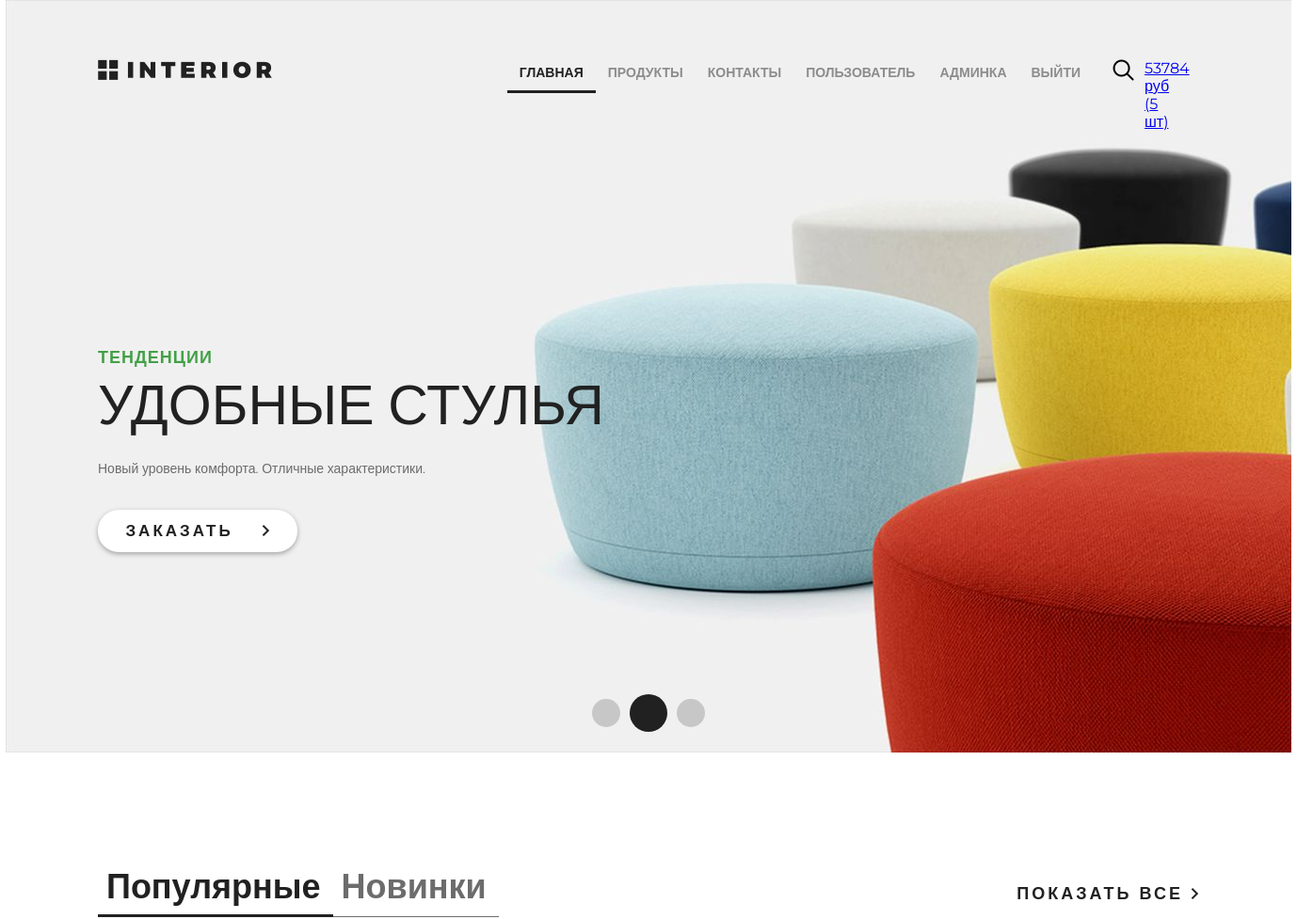
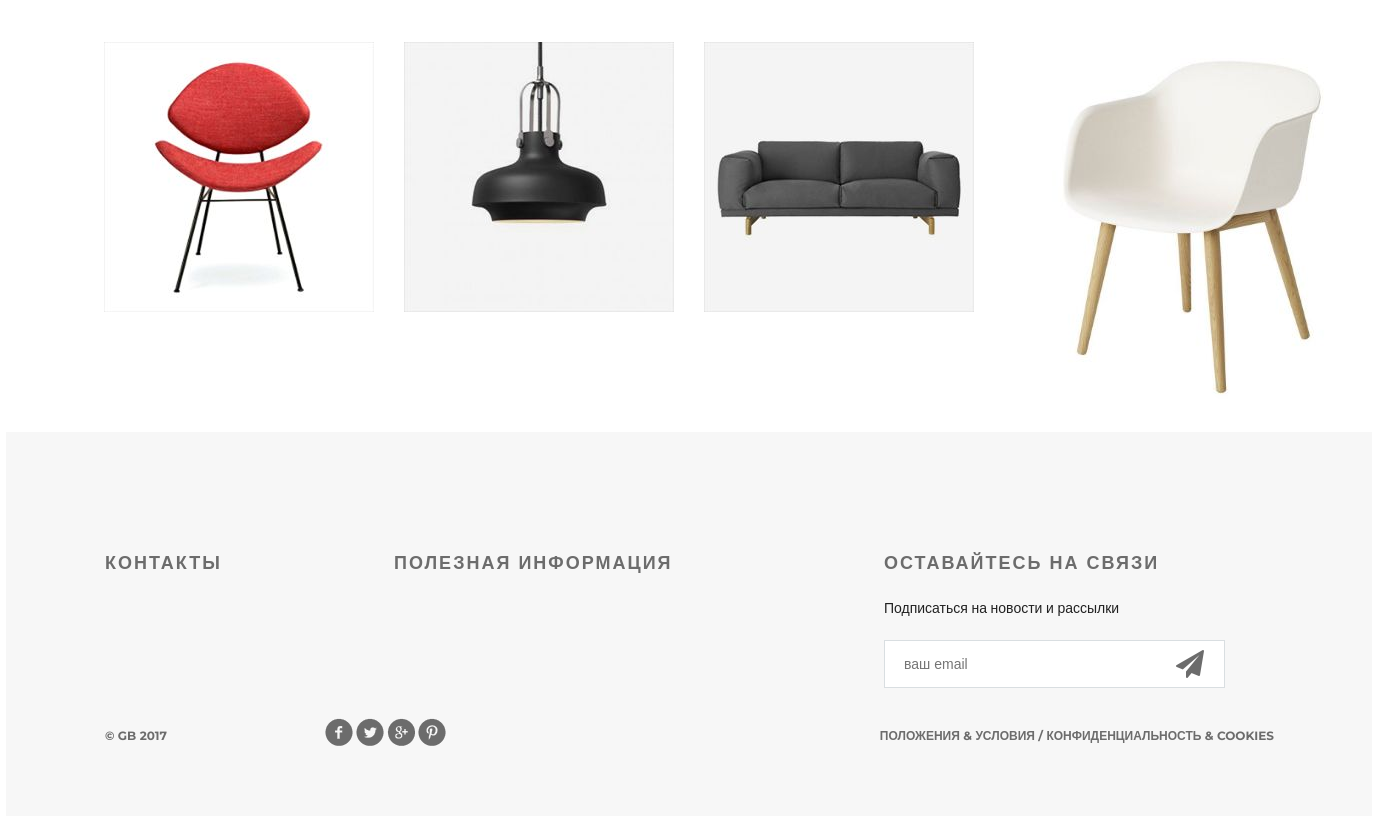
Page / (signed in) on the committed database (2 pictures, top to bottom).
### authapp/models.py (models this page shows)
class ShopUser(AbstractUser):
    avatar = models.ImageField(upload_to='users_avatars', blank=True)
    age = models.PositiveIntegerField(verbose_name='возраст', default=18)

### basketapp/models.py (models this page shows)
class Basket(models.Model):
    user = models.ForeignKey(settings.AUTH_USER_MODEL,
                             on_delete=models.CASCADE, related_name='basket')
    product = models.ForeignKey(Product, on_delete=models.CASCADE)
    quantity = models.PositiveIntegerField(
        verbose_name='количество', default=0)
    add_datetime = models.DateTimeField(
        verbose_name='время', auto_now_add=True)
    ...
    @property
    def product_cost(self):
        return self.product.price * self.quantity
    @property
    def total_quantity(self):
        _items = Basket.objects.filter(user=self.user)
        _totalquantity = sum(list(map(lambda x: x.quantity, _items)))
        return _totalquantity
    @property
    def total_cost(self):
        _items = Basket.objects.filter(user=self.user)
        _totalcost = sum(list(map(lambda x: x.product_cost, _items)))
        return _totalcost

### mainapp/models.py (models this page shows, shortened)
class Product(models.Model):
    category = models.ForeignKey(ProductCategory, on_delete=models.CASCADE)
    name = models.CharField(verbose_name='имя продукта', max_length=128)
    image = models.ImageField(upload_to='products_images', blank=True)
    short_desc = models.CharField(
        verbose_name='краткое описание продукта', max_length=60, blank=True)
    description = models.TextField(
        verbose_name='описание продукта', blank=True)
    price = models.DecimalField(
        verbose_name='цена продукта', max_digits=8, decimal_places=2, default=0)
    quantity = models.PositiveIntegerField(
        verbose_name='количество на складе', default=0)
    is_active = models.BooleanField(verbose_name='активна', default=True)

### mainapp/views.py (the view)
# urls.py: path('', mainapp.main, name='main'),
def main(request):
    title = 'главная'
    basket = get_basket(request.user)
    products = Product.objects.all()[:4]
    content = {
        'title': title,
        'products': products,
        'main_menu': MENU,
        'basket': basket
    }
    return render(request, 'mainapp/index.html', content)

### mainapp/views.py (called while the page is built)
def get_basket(user):
    if user.is_authenticated:
        return Basket.objects.filter(user=user)
    else:
        return []

### mainapp/templates/mainapp/index.html (shortened to what this page needs)
<!DOCTYPE html>
<html>
<head>
	<link rel="stylesheet" type="text/css" href="/static/css/style.css">
	<link rel="stylesheet" href="/static/fonts/font-awesome/css/font-awesome.css">
</head>
<body>
	<div class="container">
		<div class="slider">
			<div class="header clearfix">
				<a href="{% url 'main' %}" class="logo"></a>
				{% include 'mainapp/includes/inc_menu.html' %}
			</div>
			<div class="text-slider">
				<h3 class="green">тенденции</h3>
				<h3 class="big"> удобные стулья</h3>
				<p>Новый уровень комфорта. Отличные характеристики.</p>
				<a href="#" class="button-order">заказать <img src="/static/img/arrow.png" alt=""></a>
			</div>
			<div class="navi">
				<a href="#"></a><a href="#"></a><a href="#"></a>
			</div>
		</div>
		<div class="featured">
			<div class="featured-menu">
					<a class="active" href="#">Популярные</a><a href="#">Новинки</a>
			</div>
			<a class="explore" href="#">показать все <img src="/static/img/arrow.png" alt=""></a>
			<div class="clearfix">
			</div>
			<div class="tab-content">
				{% for product in products %}
				<div class="block">
					<a href="#">
					<img src="/media/{{ product.image }}" alt="{{ product.short_desc }}">
					</a>
				</div>
				{% endfor %}
			</div>
		</div>
		<div class="clr"></div>
	</div>
    <div class="footer">
        <div class="clearfix">
            <div class="text-footer">
                <h3>контакты</h3>
            </div>
            <div class="text-footer">
                <h3>полезная информация</h3>
            </div>
            <div class="text-footer clearfix">
                <h3>Оставайтесь на связи</h3>
                <p>Подписаться на новости и рассылки</p>
                <form>
                    <input type="email" name="email" placeholder="ваш email">
                    <a href="#"><i class="fa fa-paper-plane fa-2x" aria-hidden="true"></i></a>
                </form>
            </div>
        </div>
        <p class="small">&copy; GB 2017</p>
        <div class="social">
            <a href="#" class="social1"></a>
            <a href="#" class="social2"></a>
            <a href="#" class="social3"></a>
            <a href="#" class="social4"></a>
        </div>
        <p class="small">Положения &amp; Условия  /  Конфиденциальность &amp; Cookies</p>
    </div>
</body>
</html>

### mainapp/templates/mainapp/includes/inc_menu.html
<ul class="menu">
  {% for m in main_menu %}
    <li><a href="{% url m.href %}" class="{% if request.resolver_match.url_name == m.href %}
      active
      {% elif m.href == 'products:index' and request.resolver_match.namespace == 'products'%}
      active
    {% endif %}">{{ m.name }}</a></li>
  {% endfor %}
  {% if user.is_authenticated %}
<li>
    <a href="{% url 'auth:edit' %}">
        {{ user.first_name|default:'Пользователь' }}
    </a>
</li>
{% endif %}
{% if user.is_superuser %}
  <li>
    <a href="{% url 'admin:users' %}">админка</a>
  </li>
{% endif %}
<li>
    {% if user.is_authenticated %}
      <a href="{% url 'auth:logout' %}">выйти</a>
    {% else %}
      <a href="{% url 'auth:login' %}">войти</a>
    {% endif %}
</li>
</ul>
<a href="#" class="search"></a>
<a href="{% url 'basket:view' %}" class="basket">
  <span>
    {% if basket %}
      {{ basket.0.total_cost|floatformat:0 }} руб
      ({{ basket.0.total_quantity }} шт)
    {% endif %}
  </span>
</a>

### rows in the picture
ShopUser: first_name "ПОЛЬЗОВАТЕЛЬ"
Basket: user+product+quantity "53784", user+quantity "5"
Product: image (picture)
Product: image (picture)
Product: image (picture)
Product: image (picture)

### other values in the picture
{{ m.name }} "ГЛАВНАЯ" "ПРОДУКТЫ" "КОНТАКТЫ"
